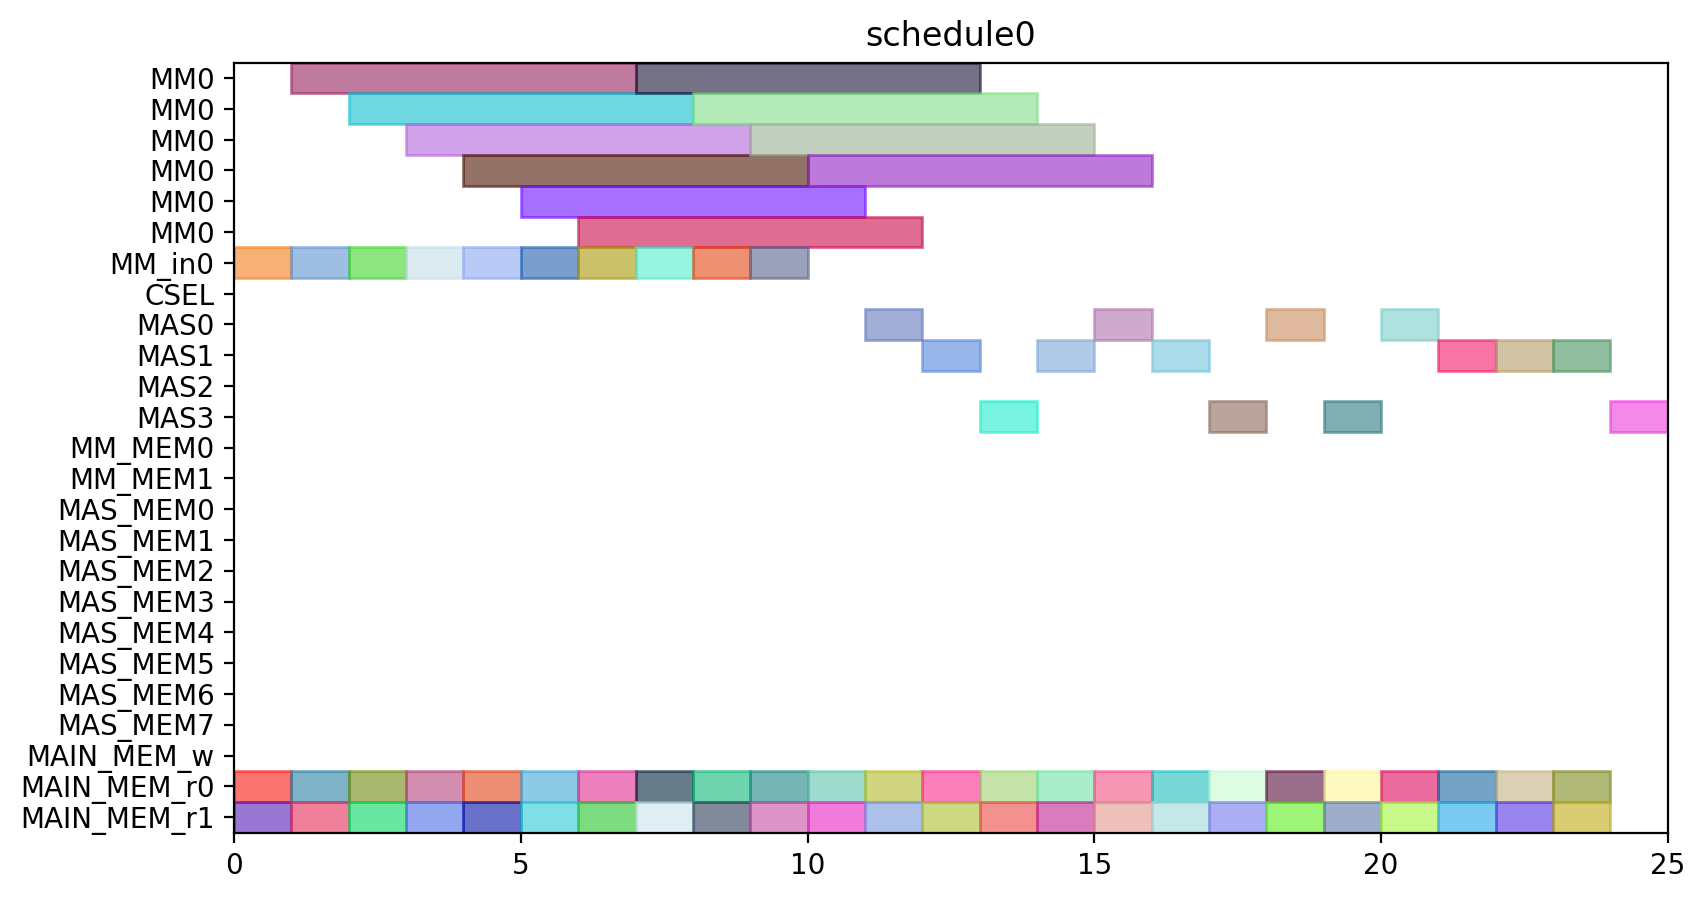

Reproduce this figure in Python.
from pyschedule import Scenario, solvers, plotters, alt


def solve():
	horizon = 120
	S = Scenario("schedule0", horizon=horizon)

	# resource
	MM = S.Resources('MM', num=1, size=6)
	MM_in = S.Resources('MM_in', num=1)
	CSEL = S.Resource('CSEL')
	MAS = S.Resources('MAS', num=4, size=1, periods=range(1, horizon))
	MM_MEM = S.Resources('MM_MEM', num=2)
	MAS_MEM = S.Resources('MAS_MEM', num=8)
	MAIN_MEM_w = S.Resource('MAIN_MEM_w', size=1)
	MAIN_MEM_r = S.Resources('MAIN_MEM_r', num=2)

	# result of previous scheduling

	# new tasks
	t0_t0 = S.Task('t0_t0', length=1, delay_cost=1)
	t0_t0 += alt(MAS)
	t0_t0_mem0 = S.Task('t0_t0_mem0', length=1, delay_cost=1)
	t0_t0_mem0 += MAIN_MEM_r[0]
	S += t0_t0_mem0 <= t0_t0

	t0_t0_mem1 = S.Task('t0_t0_mem1', length=1, delay_cost=1)
	t0_t0_mem1 += MAIN_MEM_r[1]
	S += t0_t0_mem1 <= t0_t0

	t0_t1 = S.Task('t0_t1', length=1, delay_cost=1)
	t0_t1 += alt(MAS)
	t0_t1_mem0 = S.Task('t0_t1_mem0', length=1, delay_cost=1)
	t0_t1_mem0 += MAIN_MEM_r[0]
	S += t0_t1_mem0 <= t0_t1

	t0_t1_mem1 = S.Task('t0_t1_mem1', length=1, delay_cost=1)
	t0_t1_mem1 += MAIN_MEM_r[1]
	S += t0_t1_mem1 <= t0_t1

	t0_t3 = S.Task('t0_t3', length=6, delay_cost=1)
	t0_t3 += alt(MM)
	t0_t3_in = S.Task('t0_t3_in', length=1, delay_cost=1)
	t0_t3_in += alt(MM_in)
	S += t0_t3_in*MM_in[0]<=t0_t3*MM[0]
	t0_t3_mem0 = S.Task('t0_t3_mem0', length=1, delay_cost=1)
	t0_t3_mem0 += MAIN_MEM_r[0]
	S += t0_t3_mem0 <= t0_t3

	t0_t3_mem1 = S.Task('t0_t3_mem1', length=1, delay_cost=1)
	t0_t3_mem1 += MAIN_MEM_r[1]
	S += t0_t3_mem1 <= t0_t3

	t10 = S.Task('t10', length=1, delay_cost=1)
	t10 += alt(MAS)
	t10_mem0 = S.Task('t10_mem0', length=1, delay_cost=1)
	t10_mem0 += MAIN_MEM_r[0]
	S += t10_mem0 <= t10

	t10_mem1 = S.Task('t10_mem1', length=1, delay_cost=1)
	t10_mem1 += MAIN_MEM_r[1]
	S += t10_mem1 <= t10

	t11 = S.Task('t11', length=1, delay_cost=1)
	t11 += alt(MAS)
	t11_mem0 = S.Task('t11_mem0', length=1, delay_cost=1)
	t11_mem0 += MAIN_MEM_r[0]
	S += t11_mem0 <= t11

	t11_mem1 = S.Task('t11_mem1', length=1, delay_cost=1)
	t11_mem1 += MAIN_MEM_r[1]
	S += t11_mem1 <= t11

	t3_t0 = S.Task('t3_t0', length=6, delay_cost=1)
	t3_t0 += alt(MM)
	t3_t0_in = S.Task('t3_t0_in', length=1, delay_cost=1)
	t3_t0_in += alt(MM_in)
	S += t3_t0_in*MM_in[0]<=t3_t0*MM[0]
	t3_t0_mem0 = S.Task('t3_t0_mem0', length=1, delay_cost=1)
	t3_t0_mem0 += MAIN_MEM_r[0]
	S += t3_t0_mem0 <= t3_t0

	t3_t0_mem1 = S.Task('t3_t0_mem1', length=1, delay_cost=1)
	t3_t0_mem1 += MAIN_MEM_r[1]
	S += t3_t0_mem1 <= t3_t0

	t3_t1 = S.Task('t3_t1', length=6, delay_cost=1)
	t3_t1 += alt(MM)
	t3_t1_in = S.Task('t3_t1_in', length=1, delay_cost=1)
	t3_t1_in += alt(MM_in)
	S += t3_t1_in*MM_in[0]<=t3_t1*MM[0]
	t3_t1_mem0 = S.Task('t3_t1_mem0', length=1, delay_cost=1)
	t3_t1_mem0 += MAIN_MEM_r[0]
	S += t3_t1_mem0 <= t3_t1

	t3_t1_mem1 = S.Task('t3_t1_mem1', length=1, delay_cost=1)
	t3_t1_mem1 += MAIN_MEM_r[1]
	S += t3_t1_mem1 <= t3_t1

	t3_t2 = S.Task('t3_t2', length=1, delay_cost=1)
	t3_t2 += alt(MAS)
	t3_t2_mem0 = S.Task('t3_t2_mem0', length=1, delay_cost=1)
	t3_t2_mem0 += MAIN_MEM_r[0]
	S += t3_t2_mem0 <= t3_t2

	t3_t2_mem1 = S.Task('t3_t2_mem1', length=1, delay_cost=1)
	t3_t2_mem1 += MAIN_MEM_r[1]
	S += t3_t2_mem1 <= t3_t2

	t3_t3 = S.Task('t3_t3', length=1, delay_cost=1)
	t3_t3 += alt(MAS)
	t3_t3_mem0 = S.Task('t3_t3_mem0', length=1, delay_cost=1)
	t3_t3_mem0 += MAIN_MEM_r[0]
	S += t3_t3_mem0 <= t3_t3

	t3_t3_mem1 = S.Task('t3_t3_mem1', length=1, delay_cost=1)
	t3_t3_mem1 += MAIN_MEM_r[1]
	S += t3_t3_mem1 <= t3_t3

	t4_t0 = S.Task('t4_t0', length=1, delay_cost=1)
	t4_t0 += alt(MAS)
	t4_t0_mem0 = S.Task('t4_t0_mem0', length=1, delay_cost=1)
	t4_t0_mem0 += MAIN_MEM_r[0]
	S += t4_t0_mem0 <= t4_t0

	t4_t0_mem1 = S.Task('t4_t0_mem1', length=1, delay_cost=1)
	t4_t0_mem1 += MAIN_MEM_r[1]
	S += t4_t0_mem1 <= t4_t0

	t4_t1 = S.Task('t4_t1', length=1, delay_cost=1)
	t4_t1 += alt(MAS)
	t4_t1_mem0 = S.Task('t4_t1_mem0', length=1, delay_cost=1)
	t4_t1_mem0 += MAIN_MEM_r[0]
	S += t4_t1_mem0 <= t4_t1

	t4_t1_mem1 = S.Task('t4_t1_mem1', length=1, delay_cost=1)
	t4_t1_mem1 += MAIN_MEM_r[1]
	S += t4_t1_mem1 <= t4_t1

	t4_t3 = S.Task('t4_t3', length=6, delay_cost=1)
	t4_t3 += alt(MM)
	t4_t3_in = S.Task('t4_t3_in', length=1, delay_cost=1)
	t4_t3_in += alt(MM_in)
	S += t4_t3_in*MM_in[0]<=t4_t3*MM[0]
	t4_t3_mem0 = S.Task('t4_t3_mem0', length=1, delay_cost=1)
	t4_t3_mem0 += MAIN_MEM_r[0]
	S += t4_t3_mem0 <= t4_t3

	t4_t3_mem1 = S.Task('t4_t3_mem1', length=1, delay_cost=1)
	t4_t3_mem1 += MAIN_MEM_r[1]
	S += t4_t3_mem1 <= t4_t3

	t5_t0 = S.Task('t5_t0', length=6, delay_cost=1)
	t5_t0 += alt(MM)
	t5_t0_in = S.Task('t5_t0_in', length=1, delay_cost=1)
	t5_t0_in += alt(MM_in)
	S += t5_t0_in*MM_in[0]<=t5_t0*MM[0]
	t5_t0_mem0 = S.Task('t5_t0_mem0', length=1, delay_cost=1)
	t5_t0_mem0 += MAIN_MEM_r[0]
	S += t5_t0_mem0 <= t5_t0

	t5_t0_mem1 = S.Task('t5_t0_mem1', length=1, delay_cost=1)
	t5_t0_mem1 += MAIN_MEM_r[1]
	S += t5_t0_mem1 <= t5_t0

	t5_t1 = S.Task('t5_t1', length=6, delay_cost=1)
	t5_t1 += alt(MM)
	t5_t1_in = S.Task('t5_t1_in', length=1, delay_cost=1)
	t5_t1_in += alt(MM_in)
	S += t5_t1_in*MM_in[0]<=t5_t1*MM[0]
	t5_t1_mem0 = S.Task('t5_t1_mem0', length=1, delay_cost=1)
	t5_t1_mem0 += MAIN_MEM_r[0]
	S += t5_t1_mem0 <= t5_t1

	t5_t1_mem1 = S.Task('t5_t1_mem1', length=1, delay_cost=1)
	t5_t1_mem1 += MAIN_MEM_r[1]
	S += t5_t1_mem1 <= t5_t1

	t5_t2 = S.Task('t5_t2', length=1, delay_cost=1)
	t5_t2 += alt(MAS)
	t5_t2_mem0 = S.Task('t5_t2_mem0', length=1, delay_cost=1)
	t5_t2_mem0 += MAIN_MEM_r[0]
	S += t5_t2_mem0 <= t5_t2

	t5_t2_mem1 = S.Task('t5_t2_mem1', length=1, delay_cost=1)
	t5_t2_mem1 += MAIN_MEM_r[1]
	S += t5_t2_mem1 <= t5_t2

	t5_t3 = S.Task('t5_t3', length=1, delay_cost=1)
	t5_t3 += alt(MAS)
	t5_t3_mem0 = S.Task('t5_t3_mem0', length=1, delay_cost=1)
	t5_t3_mem0 += MAIN_MEM_r[0]
	S += t5_t3_mem0 <= t5_t3

	t5_t3_mem1 = S.Task('t5_t3_mem1', length=1, delay_cost=1)
	t5_t3_mem1 += MAIN_MEM_r[1]
	S += t5_t3_mem1 <= t5_t3

	t6_t0 = S.Task('t6_t0', length=6, delay_cost=1)
	t6_t0 += alt(MM)
	t6_t0_in = S.Task('t6_t0_in', length=1, delay_cost=1)
	t6_t0_in += alt(MM_in)
	S += t6_t0_in*MM_in[0]<=t6_t0*MM[0]
	t6_t0_mem0 = S.Task('t6_t0_mem0', length=1, delay_cost=1)
	t6_t0_mem0 += MAIN_MEM_r[0]
	S += t6_t0_mem0 <= t6_t0

	t6_t0_mem1 = S.Task('t6_t0_mem1', length=1, delay_cost=1)
	t6_t0_mem1 += MAIN_MEM_r[1]
	S += t6_t0_mem1 <= t6_t0

	t6_t1 = S.Task('t6_t1', length=6, delay_cost=1)
	t6_t1 += alt(MM)
	t6_t1_in = S.Task('t6_t1_in', length=1, delay_cost=1)
	t6_t1_in += alt(MM_in)
	S += t6_t1_in*MM_in[0]<=t6_t1*MM[0]
	t6_t1_mem0 = S.Task('t6_t1_mem0', length=1, delay_cost=1)
	t6_t1_mem0 += MAIN_MEM_r[0]
	S += t6_t1_mem0 <= t6_t1

	t6_t1_mem1 = S.Task('t6_t1_mem1', length=1, delay_cost=1)
	t6_t1_mem1 += MAIN_MEM_r[1]
	S += t6_t1_mem1 <= t6_t1

	t6_t2 = S.Task('t6_t2', length=1, delay_cost=1)
	t6_t2 += alt(MAS)
	t6_t2_mem0 = S.Task('t6_t2_mem0', length=1, delay_cost=1)
	t6_t2_mem0 += MAIN_MEM_r[0]
	S += t6_t2_mem0 <= t6_t2

	t6_t2_mem1 = S.Task('t6_t2_mem1', length=1, delay_cost=1)
	t6_t2_mem1 += MAIN_MEM_r[1]
	S += t6_t2_mem1 <= t6_t2

	t6_t3 = S.Task('t6_t3', length=1, delay_cost=1)
	t6_t3 += alt(MAS)
	t6_t3_mem0 = S.Task('t6_t3_mem0', length=1, delay_cost=1)
	t6_t3_mem0 += MAIN_MEM_r[0]
	S += t6_t3_mem0 <= t6_t3

	t6_t3_mem1 = S.Task('t6_t3_mem1', length=1, delay_cost=1)
	t6_t3_mem1 += MAIN_MEM_r[1]
	S += t6_t3_mem1 <= t6_t3

	t7_t0 = S.Task('t7_t0', length=6, delay_cost=1)
	t7_t0 += alt(MM)
	t7_t0_in = S.Task('t7_t0_in', length=1, delay_cost=1)
	t7_t0_in += alt(MM_in)
	S += t7_t0_in*MM_in[0]<=t7_t0*MM[0]
	t7_t0_mem0 = S.Task('t7_t0_mem0', length=1, delay_cost=1)
	t7_t0_mem0 += MAIN_MEM_r[0]
	S += t7_t0_mem0 <= t7_t0

	t7_t0_mem1 = S.Task('t7_t0_mem1', length=1, delay_cost=1)
	t7_t0_mem1 += MAIN_MEM_r[1]
	S += t7_t0_mem1 <= t7_t0

	t7_t1 = S.Task('t7_t1', length=6, delay_cost=1)
	t7_t1 += alt(MM)
	t7_t1_in = S.Task('t7_t1_in', length=1, delay_cost=1)
	t7_t1_in += alt(MM_in)
	S += t7_t1_in*MM_in[0]<=t7_t1*MM[0]
	t7_t1_mem0 = S.Task('t7_t1_mem0', length=1, delay_cost=1)
	t7_t1_mem0 += MAIN_MEM_r[0]
	S += t7_t1_mem0 <= t7_t1

	t7_t1_mem1 = S.Task('t7_t1_mem1', length=1, delay_cost=1)
	t7_t1_mem1 += MAIN_MEM_r[1]
	S += t7_t1_mem1 <= t7_t1

	t7_t2 = S.Task('t7_t2', length=1, delay_cost=1)
	t7_t2 += alt(MAS)
	t7_t2_mem0 = S.Task('t7_t2_mem0', length=1, delay_cost=1)
	t7_t2_mem0 += MAIN_MEM_r[0]
	S += t7_t2_mem0 <= t7_t2

	t7_t2_mem1 = S.Task('t7_t2_mem1', length=1, delay_cost=1)
	t7_t2_mem1 += MAIN_MEM_r[1]
	S += t7_t2_mem1 <= t7_t2

	t7_t3 = S.Task('t7_t3', length=1, delay_cost=1)
	t7_t3 += alt(MAS)
	t7_t3_mem0 = S.Task('t7_t3_mem0', length=1, delay_cost=1)
	t7_t3_mem0 += MAIN_MEM_r[0]
	S += t7_t3_mem0 <= t7_t3

	t7_t3_mem1 = S.Task('t7_t3_mem1', length=1, delay_cost=1)
	t7_t3_mem1 += MAIN_MEM_r[1]
	S += t7_t3_mem1 <= t7_t3

	solvers.mip.solve(S,msg=1,kind='CPLEX',ratio_gap=1.01)

	solution = [['hoge']*len(S.solution()[1]) for i in range(len(S.solution()))]
	for i in range(len(S.solution())):
		for j in range(len(S.solution()[i])):
			solution[i][j]=str(S.solution()[i][j])
	print(solution)

	cycles = int(solution[-1][3])

	pic_file_name = "/home/mfukuda/ABE/multiRAM_multiMAS_16mux/scheduling_result/stage6MM1_stage1MAS4/SQR012345/schedule0.png"
	if(S.solution() != []):
		plotters.matplotlib.plot(S,img_filename=pic_file_name, show_task_labels=False, fig_size=(cycles*0.25+3, 5))

	return solution
